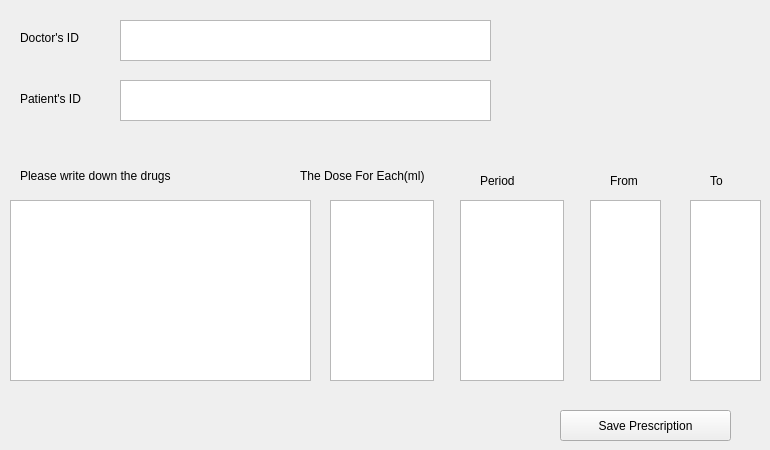
      <widget class="QWidget" name="presctab">
       <attribute name="title">
        <string>Writing Prescription</string>
       </attribute>
       <widget class="QLabel" name="label_35">
        <property name="geometry">
         <rect>
          <x>20</x>
          <y>160</y>
          <width>201</width>
          <height>31</height>
         </rect>
        </property>
        <property name="text">
         <string>Please write down the drugs</string>
        </property>
       </widget>
       <widget class="QLabel" name="label_36">
        <property name="geometry">
         <rect>
          <x>480</x>
          <y>170</y>
          <width>51</width>
          <height>21</height>
         </rect>
        </property>
        <property name="text">
         <string>Period</string>
        </property>
       </widget>
       <widget class="QLabel" name="label_37">
        <property name="geometry">
         <rect>
          <x>300</x>
          <y>160</y>
          <width>151</width>
          <height>31</height>
         </rect>
        </property>
        <property name="text">
         <string>The Dose For Each(ml)</string>
        </property>
       </widget>
       <widget class="QLabel" name="label_38">
        <property name="geometry">
         <rect>
          <x>20</x>
          <y>30</y>
          <width>81</width>
          <height>16</height>
         </rect>
        </property>
        <property name="text">
         <string>Doctor's ID</string>
        </property>
       </widget>
       <widget class="QLabel" name="label_39">
        <property name="geometry">
         <rect>
          <x>20</x>
          <y>90</y>
          <width>91</width>
          <height>17</height>
         </rect>
        </property>
        <property name="text">
         <string>Patient's ID</string>
        </property>
       </widget>
       <widget class="QTextEdit" name="doctorid">
        <property name="geometry">
         <rect>
          <x>120</x>
          <y>20</y>
          <width>371</width>
          <height>41</height>
         </rect>
        </property>
       </widget>
       <widget class="QTextEdit" name="drugfrom_2">
        <property name="geometry">
         <rect>
          <x>590</x>
          <y>200</y>
          <width>71</width>
          <height>181</height>
         </rect>
        </property>
       </widget>
       <widget class="QTextEdit" name="patidpresc">
        <property name="geometry">
         <rect>
          <x>120</x>
          <y>80</y>
          <width>371</width>
          <height>41</height>
         </rect>
        </property>
       </widget>
       <widget class="QTextEdit" name="docdrug">
        <property name="geometry">
         <rect>
          <x>10</x>
          <y>200</y>
          <width>301</width>
          <height>181</height>
         </rect>
        </property>
       </widget>
       <widget class="QTextEdit" name="drugdose">
        <property name="geometry">
         <rect>
          <x>330</x>
          <y>200</y>
          <width>104</width>
          <height>181</height>
         </rect>
        </property>
       </widget>
       <widget class="QTextEdit" name="drugperiod">
        <property name="geometry">
         <rect>
          <x>460</x>
          <y>200</y>
          <width>104</width>
          <height>181</height>
         </rect>
        </property>
       </widget>
       <widget class="QLabel" name="label_40">
        <property name="geometry">
         <rect>
          <x>610</x>
          <y>170</y>
          <width>41</width>
          <height>21</height>
         </rect>
        </property>
        <property name="text">
         <string>From</string>
        </property>
       </widget>
       <widget class="QPushButton" name="savepresc">
        <property name="geometry">
         <rect>
          <x>560</x>
          <y>410</y>
          <width>171</width>
          <height>31</height>
         </rect>
        </property>
        <property name="text">
         <string>Save Prescription</string>
        </property>
       </widget>
       <widget class="QLabel" name="label_48">
        <property name="geometry">
         <rect>
          <x>710</x>
          <y>170</y>
          <width>21</width>
          <height>21</height>
         </rect>
        </property>
        <property name="text">
         <string>To</string>
        </property>
       </widget>
       <widget class="QTextEdit" name="drugto_2">
        <property name="geometry">
         <rect>
          <x>690</x>
          <y>200</y>
          <width>71</width>
          <height>181</height>
         </rect>
        </property>
       </widget>
      </widget>
